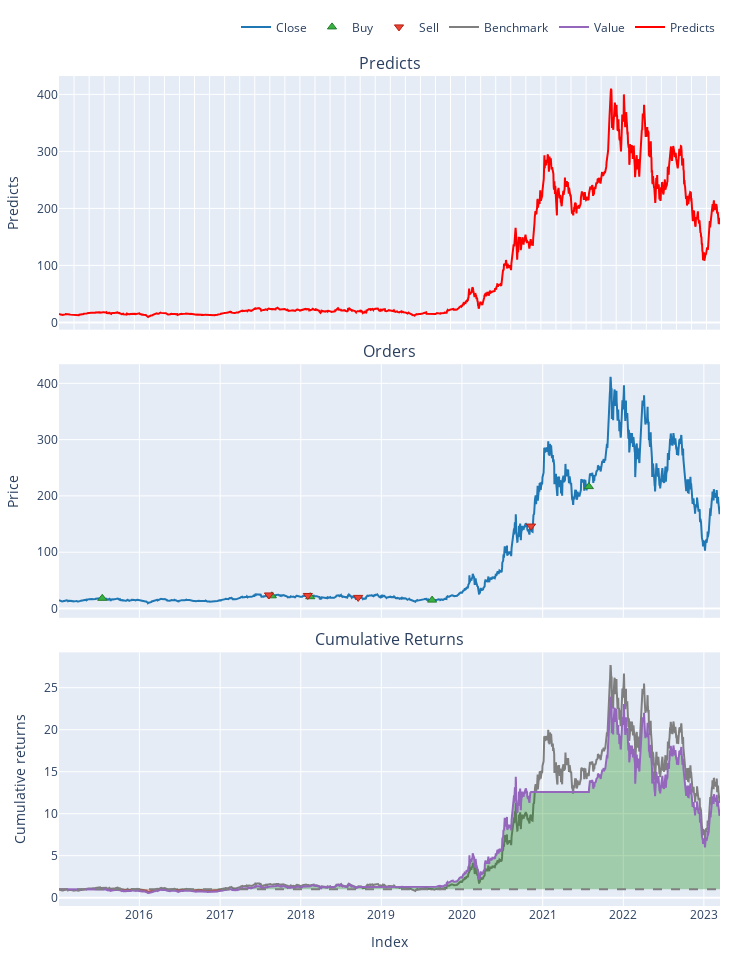

Here is the notebook cell this chart was saved with:
### Code cell
# print(df)
fig = pf.plot(subplots = [ 
    ('Predicts', dict(
       title='Predicts',
       xaxis_kwargs=dict(type='category'),
       yaxis_kwargs=dict(title='Predicts'))),
#     ('MA', dict(
#        title='Moving Average',
#        xaxis_kwargs=dict(type='category'),
#        yaxis_kwargs=dict(title='Moving Average'))),
#     ('orders', dict(
#        title='Orders',
#        xaxis_kwargs=dict(type='category'),
#        yaxis_kwargs=dict(title='data'))),
    'orders',
    'cum_returns'
])
# print(df[['close','predicts']].iloc[:20])
scatter = vbt.plotting.Scatter(
#     data = df.predicts.iloc[:20],
    data = df.close,
    x_labels = df.index,
    trace_names = ["Predicts"],
    trace_kwargs = dict(line=dict(color='red')),
    add_trace_kwargs = dict(row=1, col=1),
    fig = fig
)
fig.show()

### Figure 1 — Plotly figure (JSON) as saved in the notebook; plotly's stock layout.template omitted (floating-point values rounded to 4 significant figures; data arrays with more than 128 entries replaced by an {"elided": "..."} marker saying what was removed)
{"data": [{"legendgroup": "0", "line": {"color": "#1f77b4"}, "name": "Close", "showlegend": true, "type": "scatter", "uid": "232301d0-8926-4b29-997a-72d2d2fac70f", "x": {"elided": "2064 str values"}, "xaxis": "x2", "y": {"elided": "2064 float values"}, "yaxis": "y2"}, {"customdata": [[0, 5.505, 0], [2, 5.872, 0], [4, 6.495, 0], [6, 8.594, 0], [8, 5.813, 0]], "hovertemplate": "Order Id: %{customdata[0]}<br>Timestamp: %{x}<br>Price: %{y}<br>Size: %{customdata[1]:.6f}<br>Fees: %{customdata[2]:.6f}", "legendgroup": "1", "marker": {"color": "#37B13F", "line": {"color": "rgb(38,123,44)", "width": 1}, "size": 8, "symbol": "triangle-up"}, "mode": "markers", "name": "Buy", "type": "scatter", "uid": "9d60f110-c48f-463c-a472-1a2c4a94b089", "x": ["2015-07-17T00:00:00-04:00", "2017-08-23T00:00:00-04:00", "2018-02-13T00:00:00-05:00", "2019-08-19T00:00:00-04:00", "2021-07-29T00:00:00-04:00"], "xaxis": "x2", "y": [18.17, 22.6, 21.0, 14.95, 216.6], "yaxis": "y2"}, {"customdata": [[1, 5.505, 0], [3, 5.872, 0], [5, 6.495, 0], [7, 8.594, 0]], "hovertemplate": "Order Id: %{customdata[0]}<br>Timestamp: %{x}<br>Price: %{y}<br>Size: %{customdata[1]:.6f}<br>Fees: %{customdata[2]:.6f}", "legendgroup": "2", "marker": {"color": "#EA4335", "line": {"color": "rgb(181,31,18)", "width": 1}, "size": 8, "symbol": "triangle-down"}, "mode": "markers", "name": "Sell", "type": "scatter", "uid": "d43236c2-0ad1-41b4-afca-084b0a54e160", "x": ["2017-08-10T00:00:00-04:00", "2018-02-02T00:00:00-05:00", "2018-09-18T00:00:00-04:00", "2020-11-09T00:00:00-05:00"], "xaxis": "x2", "y": [24.11, 23.23, 19.78, 146.5], "yaxis": "y2"}, {"legendgroup": "3", "line": {"color": "#7f7f7f"}, "name": "Benchmark", "showlegend": true, "type": "scatter", "uid": "2d1a1eaa-b8bc-40c7-a381-1ba6e62cb0f9", "x": {"elided": "2064 str values"}, "xaxis": "x3", "y": {"elided": "2064 float values"}, "yaxis": "y3"}, {"hoverinfo": "skip", "legendgroup": "4", "line": {"color": "rgba(0, 0, 0, 0)", "width": 0}, "opacity": 0, "showlegend": false, "type": "scatter", "uid": "b7bebc8c-1377-4f9e-b05d-0cf09eeb9f75", "x": {"elided": "2064 str values"}, "xaxis": "x3", "y": {"elided": "2064 int values"}, "yaxis": "y3"}, {"connectgaps": false, "fill": "tonexty", "fillcolor": "rgba(0, 128, 0, 0.3)", "hoverinfo": "skip", "legendgroup": "4", "line": {"color": "rgba(0, 0, 0, 0)", "width": 0}, "opacity": 0, "showlegend": false, "type": "scatter", "uid": "fd5b1da0-d2b1-4e0b-996a-4b58fa4c3cbe", "x": {"elided": "2064 str values"}, "xaxis": "x3", "y": {"elided": "2064 float values"}, "yaxis": "y3"}, {"hoverinfo": "skip", "legendgroup": "4", "line": {"color": "rgba(0, 0, 0, 0)", "width": 0}, "opacity": 0, "showlegend": false, "type": "scatter", "uid": "caed0765-ff56-4641-9698-cc8a362050c6", "x": {"elided": "2064 str values"}, "xaxis": "x3", "y": {"elided": "2064 int values"}, "yaxis": "y3"}, {"connectgaps": false, "fill": "tonexty", "fillcolor": "rgba(255, 0, 0, 0.3)", "hoverinfo": "skip", "legendgroup": "4", "line": {"color": "rgba(0, 0, 0, 0)", "width": 0}, "opacity": 0, "showlegend": false, "type": "scatter", "uid": "ac6b3fb1-a193-4aca-9b73-6d30cc433d36", "x": {"elided": "2064 str values"}, "xaxis": "x3", "y": {"elided": "2064 float values"}, "yaxis": "y3"}, {"legendgroup": "5", "line": {"color": "#9467bd"}, "name": "Value", "showlegend": true, "type": "scatter", "uid": "2244da40-c1bc-4574-8f84-9963e61595d8", "x": {"elided": "2064 str values"}, "xaxis": "x3", "y": {"elided": "2064 float values"}, "yaxis": "y3"}, {"hoverinfo": "skip", "legendgroup": "4", "line": {"color": "rgba(0, 0, 0, 0)", "width": 0}, "opacity": 0, "showlegend": false, "type": "scatter", "uid": "3835ba16-e729-42c5-820d-016cecf9b067", "x": {"elided": "2064 str values"}, "xaxis": "x3", "y": {"elided": "2064 int values"}, "yaxis": "y3"}, {"line": {"color": "red"}, "name": "Predicts", "showlegend": true, "type": "scatter", "uid": "4751ae23-6c21-40bf-8b6a-f06a12e8053f", "x": {"elided": "2064 str values"}, "xaxis": "x", "y": {"elided": "2064 float values"}, "yaxis": "y"}], "layout": {"annotations": [{"font": {"size": 16}, "showarrow": false, "text": "Predicts", "x": 0.5, "xanchor": "center", "xref": "paper", "y": 1, "yanchor": "bottom", "yref": "paper"}, {"font": {"size": 16}, "showarrow": false, "text": "Orders", "x": 0.5, "xanchor": "center", "xref": "paper", "y": 0.6528, "yanchor": "bottom", "yref": "paper"}, {"font": {"size": 16}, "showarrow": false, "text": "Cumulative Returns", "x": 0.5, "xanchor": "center", "xref": "paper", "y": 0.3056, "yanchor": "bottom", "yref": "paper"}], "height": 960, "legend": {"orientation": "h", "traceorder": "normal", "x": 1, "xanchor": "right", "y": 1.042, "yanchor": "bottom"}, "margin": {"b": 30, "l": 30, "r": 30, "t": 30}, "shapes": [{"line": {"color": "gray", "dash": "dash"}, "type": "line", "x0": 0, "x1": 1, "xref": "paper", "y0": 1, "y1": 1, "yref": "y3"}], "showlegend": true, "width": 750, "xaxis": {"anchor": "y", "domain": [0, 1], "matches": "x3", "showticklabels": false, "type": "category"}, "xaxis2": {"anchor": "y2", "domain": [0, 1], "matches": "x3", "showticklabels": false}, "xaxis3": {"anchor": "y3", "domain": [0, 1], "title": {"text": "Index"}}, "yaxis": {"anchor": "x", "domain": [0.6944, 1], "title": {"text": "Predicts"}}, "yaxis2": {"anchor": "x2", "domain": [0.3472, 0.6528], "title": {"text": "Price"}}, "yaxis3": {"anchor": "x3", "domain": [0, 0.3056], "title": {"text": "Cumulative returns"}}}}
